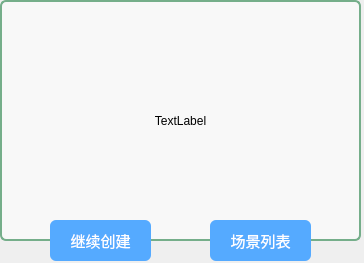
<?xml version="1.0" encoding="UTF-8"?>
<ui version="4.0">
 <class>Dialog</class>
 <widget class="QDialog" name="Dialog">
  <property name="geometry">
   <rect>
    <x>0</x>
    <y>0</y>
    <width>364</width>
    <height>263</height>
   </rect>
  </property>
  <property name="windowTitle">
   <string>Dialog</string>
  </property>
  <widget class="QPushButton" name="pushButton">
   <property name="geometry">
    <rect>
     <x>50</x>
     <y>220</y>
     <width>101</width>
     <height>41</height>
    </rect>
   </property>
   <property name="styleSheet">
    <string notr="true">background-color:rgb(85, 170, 255);
border-radius: 6px;
color:rgb(255,255,255);
font: 15px</string>
   </property>
   <property name="text">
    <string>继续创建</string>
   </property>
  </widget>
  <widget class="QLabel" name="label">
   <property name="geometry">
    <rect>
     <x>0</x>
     <y>0</y>
     <width>361</width>
     <height>241</height>
    </rect>
   </property>
   <property name="styleSheet">
    <string notr="true">background-color:rgb(248, 248, 248);
border-radius: 6px;
color:rgb(0,0,0);
border:2px rgb(117,174,138);
font: 75 16pt &quot;新宋体&quot;;
border-style: solid;</string>
   </property>
   <property name="text">
    <string>TextLabel</string>
   </property>
   <property name="textFormat">
    <enum>Qt::AutoText</enum>
   </property>
   <property name="alignment">
    <set>Qt::AlignCenter</set>
   </property>
  </widget>
  <widget class="QPushButton" name="pushButton_2">
   <property name="geometry">
    <rect>
     <x>210</x>
     <y>220</y>
     <width>101</width>
     <height>41</height>
    </rect>
   </property>
   <property name="styleSheet">
    <string notr="true">background-color:rgb(85, 170, 255);
border-radius: 6px;
color:rgb(255,255,255);
font:15px</string>
   </property>
   <property name="text">
    <string>场景列表</string>
   </property>
  </widget>
  <zorder>label</zorder>
  <zorder>pushButton_2</zorder>
  <zorder>pushButton</zorder>
 </widget>
 <resources/>
 <connections/>
</ui>
